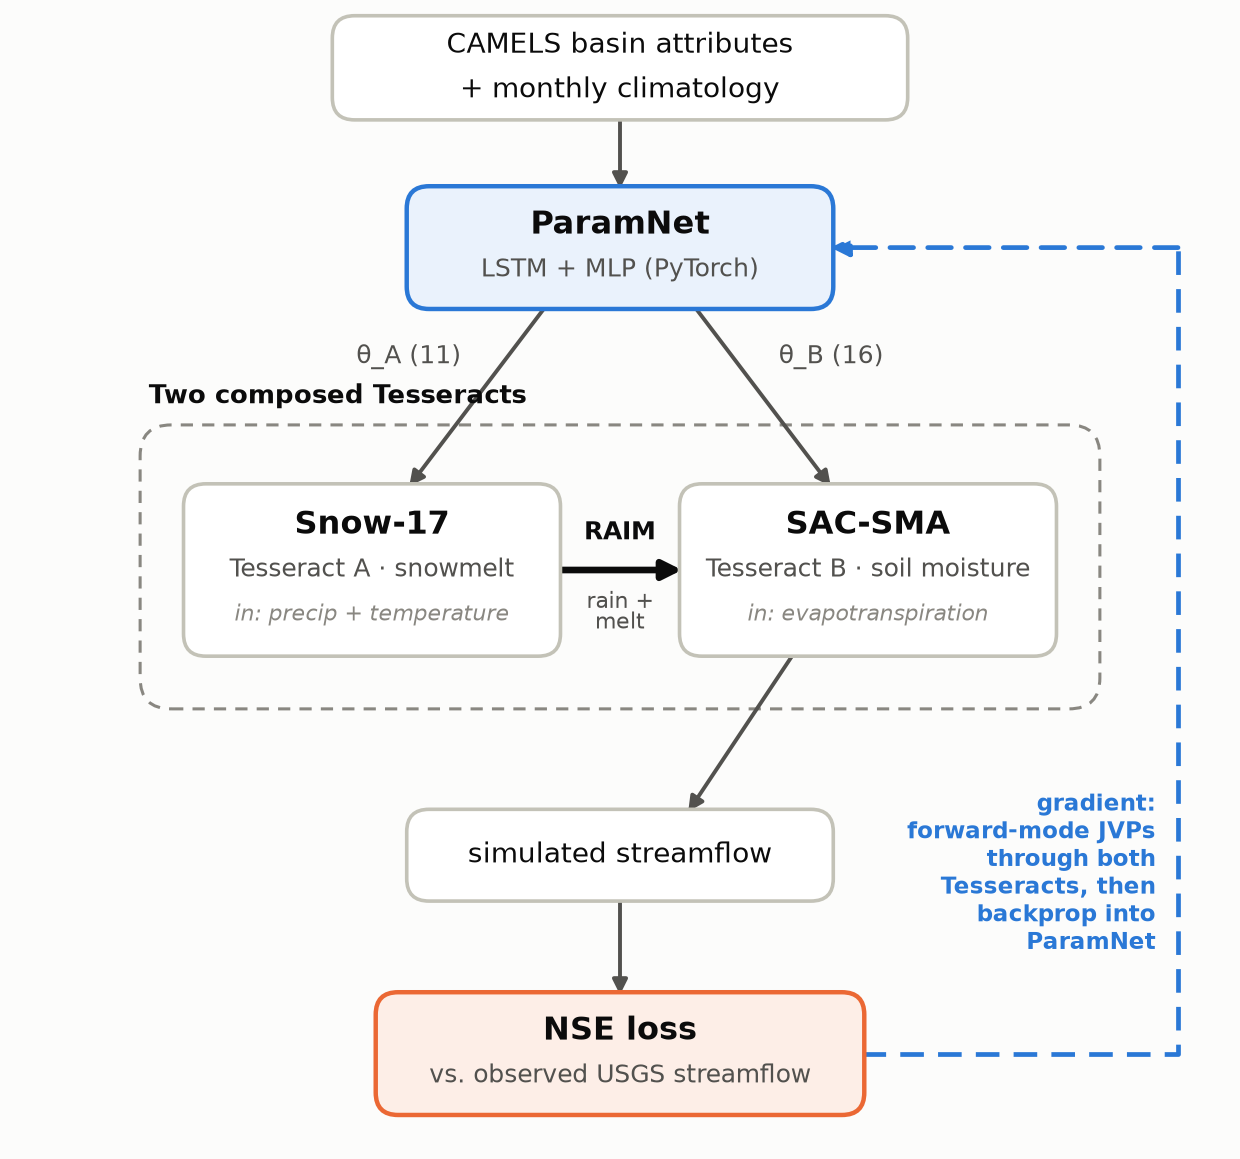

Write the Python code that produced this figure.
"""README architecture diagram, drawn with explicit coordinates.

Rendered to a PNG because the GitHub mobile app does not render mermaid.
Laid out top-to-bottom and narrow so it stays legible at phone width.

    .venv/bin/python docs/architecture.py     # writes docs/architecture.png
"""

from pathlib import Path

import matplotlib.pyplot as plt
from matplotlib.patches import FancyArrowPatch, FancyBboxPatch

OUT = Path(__file__).resolve().parent / "architecture.png"

SURFACE, INK, INK2, MUTED, EDGE = "#fcfcfb", "#0b0b0b", "#52514e", "#898781", "#c3c2b7"
BLUE, BLUE_BG, ORANGE, ORANGE_BG = "#2a78d6", "#eaf2fc", "#eb6834", "#fdeee7"
FONT = "DejaVu Sans"

Y0, Y1 = 2.15, 11.5
fig = plt.figure(figsize=(6.2, 6.2 * (Y1 - Y0) / 10), dpi=200, facecolor=SURFACE)
ax = fig.add_axes([0, 0, 1, 1])
ax.set_xlim(0, 10)
ax.set_ylim(Y0, Y1)
ax.axis("off")


def text(x, y, s, size=9, color=INK2, **kw):
    ax.text(x, y, s, fontsize=size, color=color, family=FONT, zorder=5, **kw)


def box(cx, cy, w, h, lines, fc="white", ec=EDGE, lw=1.3):
    """lines: [(text, size, color, weight, style), ...] stacked top to bottom."""
    ax.add_patch(FancyBboxPatch((cx - w / 2, cy - h / 2), w, h,
                                boxstyle="round,pad=0.02,rounding_size=0.18",
                                fc=fc, ec=ec, lw=lw, zorder=3))
    step = 0.36
    top = cy + step * (len(lines) - 1) / 2
    for i, (s, size, color, weight, style) in enumerate(lines):
        text(cx, top - i * step, s, size=size, color=color, weight=weight, style=style,
             ha="center", va="center")


def arrow(p, q, color=INK2, lw=1.4, ms=11):
    ax.add_patch(FancyArrowPatch(p, q, arrowstyle="-|>", mutation_scale=ms, color=color,
                                 lw=lw, shrinkA=0, shrinkB=0, zorder=2))


def gradient_path(points, color):
    xs, ys = zip(*points[:-1])
    ax.plot(xs, ys, color=color, lw=1.7, ls=(0, (5, 3)), zorder=2, solid_capstyle="butt")
    ax.add_patch(FancyArrowPatch(points[-2], points[-1], arrowstyle="-|>", mutation_scale=13,
                                 color=color, lw=1.7, linestyle=(0, (5, 3)),
                                 shrinkA=0, shrinkB=0, zorder=2))


def T(s, size=9, color=INK2, weight="normal", style="normal"):
    return (s, size, color, weight, style)


# --- boxes ---------------------------------------------------------------
box(5, 10.95, 4.6, 0.8, [T("CAMELS basin attributes", 10, INK), T("+ monthly climatology", 10, INK)])
box(5, 9.5, 3.4, 0.95, [T("ParamNet", 11.5, INK, "bold"), T("LSTM + MLP (PyTorch)")],
    fc=BLUE_BG, ec=BLUE, lw=1.6)

ax.add_patch(FancyBboxPatch((1.15, 5.8), 7.7, 2.25, boxstyle="round,pad=0.02,rounding_size=0.25",
                            fc="none", ec=MUTED, lw=1.1, ls=(0, (4, 3)), zorder=1))
text(1.2, 8.3, "Two composed Tesseracts", size=9.5, color=INK, weight="bold", ha="left", va="center")

box(3.0, 6.9, 3.0, 1.35, [T("Snow-17", 11.5, INK, "bold"), T("Tesseract A · snowmelt"),
                          T("in: precip + temperature", 8, MUTED, style="italic")])
box(7.0, 6.9, 3.0, 1.35, [T("SAC-SMA", 11.5, INK, "bold"), T("Tesseract B · soil moisture"),
                          T("in: evapotranspiration", 8, MUTED, style="italic")])

box(5, 4.6, 3.4, 0.7, [T("simulated streamflow", 10, INK)])
box(5, 3.0, 3.9, 0.95, [T("NSE loss", 11.5, INK, "bold"), T("vs. observed USGS streamflow")],
    fc=ORANGE_BG, ec=ORANGE, lw=1.6)

# --- forward pass --------------------------------------------------------
arrow((5, 10.55), (5, 9.975))
arrow((4.4, 9.025), (3.3, 7.575))
arrow((5.6, 9.025), (6.7, 7.575))
text(3.72, 8.62, "θ_A (11)", ha="right", va="center")
text(6.28, 8.62, "θ_B (16)", ha="left", va="center")

arrow((4.5, 6.9), (5.5, 6.9), color=INK, lw=2.4, ms=14)
text(5, 7.2, "RAIM", size=9, color=INK, weight="bold", ha="center", va="center")
text(5, 6.58, "rain +\nmelt", size=7.8, ha="center", va="center", linespacing=0.95)

arrow((6.4, 6.225), (5.55, 4.95))
arrow((5, 4.25), (5, 3.475))

# --- gradient -----------------------------------------------------------
# One path: forward-mode JVPs carry parameter tangents through Snow-17, across
# RAIM, and through SAC-SMA (tesseract-torch chains the two endpoints); the
# resulting d(runoff)/d(theta) meets ordinary reverse-mode backprop from the
# loss into ParamNet. See src/coupling.py.
gradient_path([(6.95, 3.0), (9.5, 3.0), (9.5, 9.5), (6.7, 9.5)], BLUE)
text(9.32, 4.45, "gradient:\nforward-mode JVPs\nthrough both\nTesseracts, then\nbackprop into\nParamNet",
     size=8.3, color=BLUE, weight="bold", ha="right", va="center", multialignment="right")

fig.savefig(OUT, facecolor=SURFACE)
print(f"wrote {OUT}")
